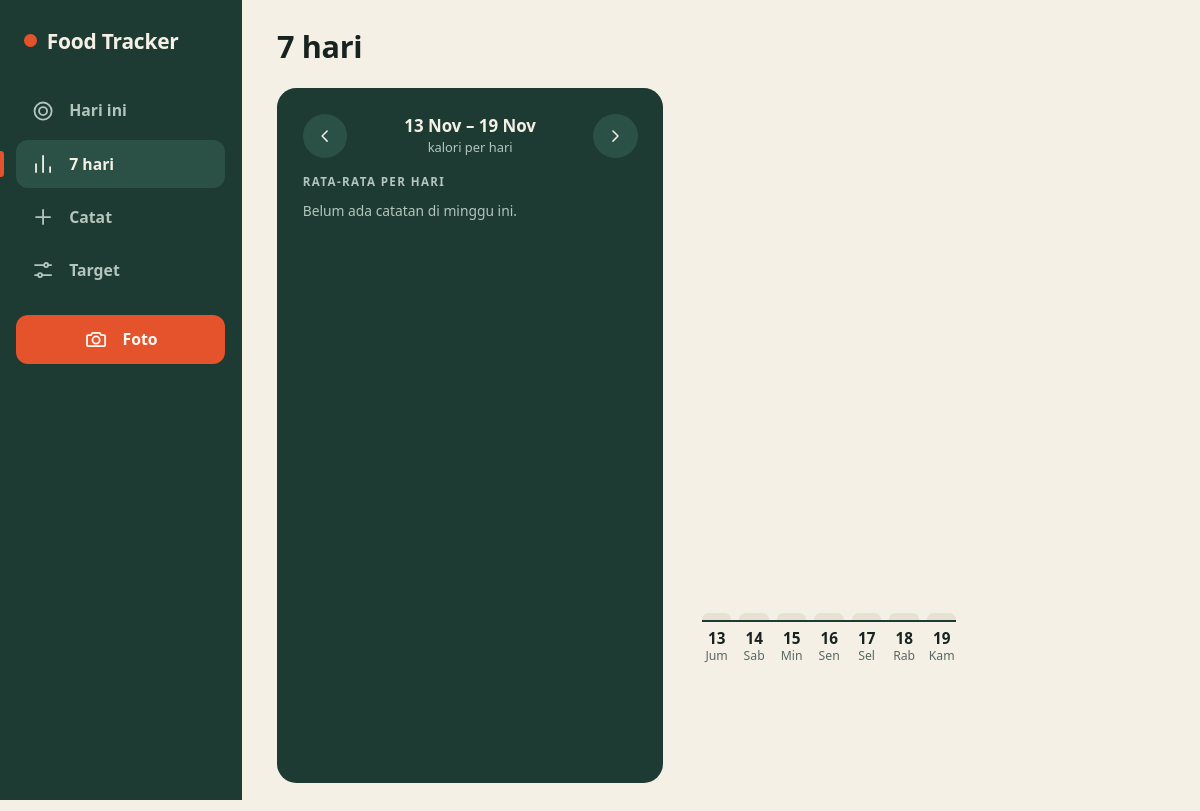
/week?end=2026-11-19, run on an earlier commit of the app's database.
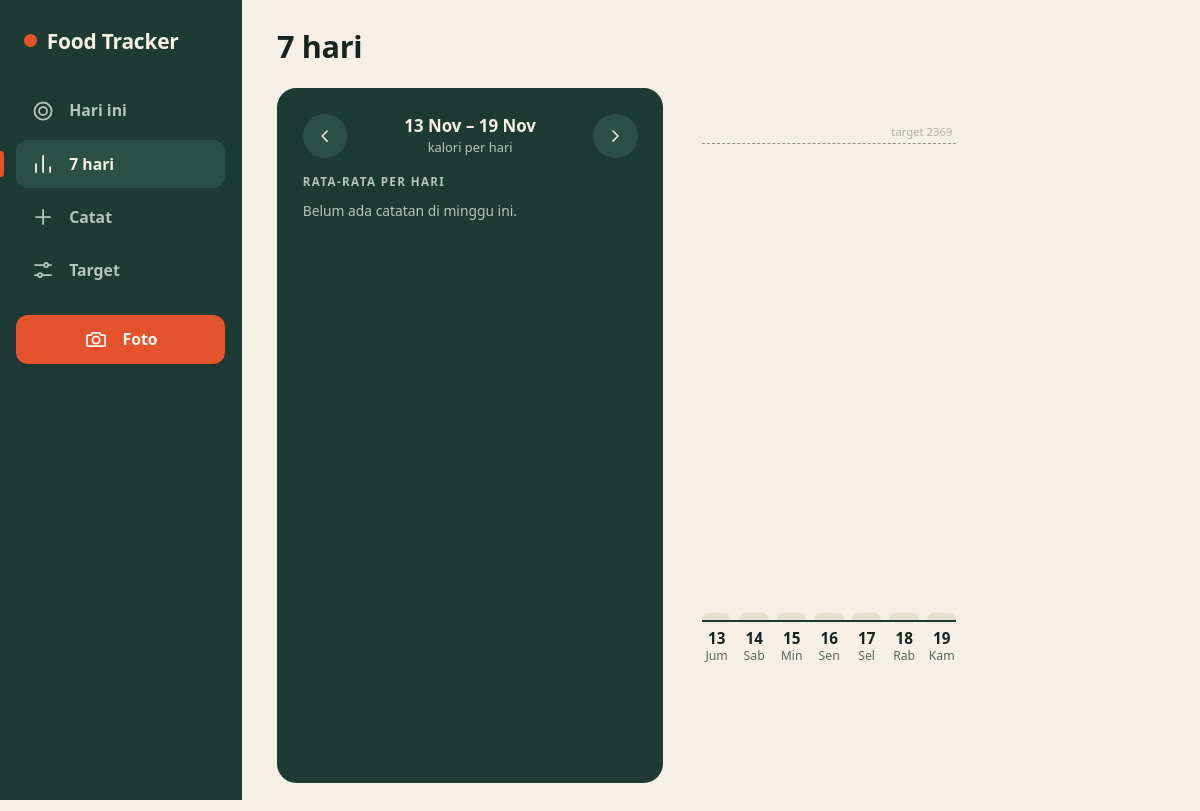
And on a later commit of the database.
### tables this page shows
CREATE TABLE targets (
            id INTEGER PRIMARY KEY CHECK (id = 1),
            kcal REAL NOT NULL, protein REAL NOT NULL, carbs REAL NOT NULL, fat REAL NOT NULL);

### main.py (the view)
@app.get("/week")
def week(request: Request, end: str = ""):
    last = parse_day(end)
    first = last - timedelta(days=6)
    with get_connection() as conn:
        rows = {r["day"]: r for r in conn.execute(DAILY_SQL, (first.isoformat(), last.isoformat()))}
        targets = get_targets(conn)
        akg = akg_for(get_profile(conn))
        micros = week_micros(conn, first, last, sorted(rows), akg)
    days = []
    for n in range(7):
        d = first + timedelta(days=n)
        r = rows.get(d.isoformat())
        days.append({"date": d, "logged": r is not None,
                     "kcal": r["kcal"] if r else 0.0})
    logged = [rows[k] for k in rows]
    avg = {key: (sum(r[key] for r in logged) / len(logged) if logged else 0)
           for key in ("kcal", "protein", "carbs", "fat")}
    scale = max([d["kcal"] for d in days] + [targets["kcal"] if targets else 0, 1]) * 1.1
    return templates.TemplateResponse(request, "week.html", {
        "page": "week", "days": days, "targets": targets, "avg": avg,
        "logged_days": len(logged), "scale": scale, "micros": micros, "akg": akg,
        "prev_end": last - timedelta(days=7), "next_end": last + timedelta(days=7),
    })

### templates/week.html (shortened to what this page needs)
{% extends "base.html" %}
{% from "_icons.html" import icon %}
{% block heading %}7 hari{% endblock %}
{% block content %}
  <div class="cols three">
  <section class="panel">
    <div class="daynav">
      <a href="/week?end={{ prev_end.isoformat() }}" aria-label="Minggu sebelumnya">{{ icon("left") }}</a>
      <div class="when"><b>{{ days[0].date|tgl("short") }} &ndash; {{ days[-1].date|tgl("short") }}</b><span>kalori per hari</span></div>
      <a href="/week?end={{ next_end.isoformat() }}" aria-label="Minggu berikutnya">{{ icon("right") }}</a>
    </div>
    <h2 style="margin-top:1.1rem">Rata-rata per hari</h2>
    {% if logged_days %}
    <div class="stats">
      <div><small>Kalori</small><b>{{ "%.0f"|format(avg.kcal) }} <span>kcal</span></b></div>
      <div><small>Protein</small><b>{{ "%.0f"|format(avg.protein) }} <span>g</span></b></div>
      <div><small>Karbo</small><b>{{ "%.0f"|format(avg.carbs) }} <span>g</span></b></div>
      <div><small>Lemak</small><b>{{ "%.0f"|format(avg.fat) }} <span>g</span></b></div>
    </div>
    <p class="hint">{{ logged_days }} hari tercatat. Hari tanpa catatan tidak dihitung, supaya rata-rata tidak turun palsu.</p>
    {% else %}
    <p class="sub">Belum ada catatan di minggu ini.</p>
    {% endif %}
  </section>
  <div>
    <div class="chart">
      {% if targets %}<div class="goal-line" style="bottom:{{ 100 * targets.kcal / scale }}%"><span>target {{ "%.0f"|format(targets.kcal) }}</span></div>{% endif %}
      {% for d in days %}
      <a class="col {% if not d.logged %}none{% elif targets and d.kcal > targets.kcal %}over{% endif %}" href="/?day={{ d.date.isoformat() }}" aria-label="{{ d.date|tgl('short') }}: {{ '%.0f'|format(d.kcal) }} kcal">
        <i style="height:{{ [100 * d.kcal / scale, 1.5]|max }}%"></i>
      </a>
      {% endfor %}
    </div>
    <div class="days">{% for d in days %}<a href="/?day={{ d.date.isoformat() }}"><b>{{ d.date.day }}</b>{{ d.date|hari(true) }}</a>{% endfor %}</div>
  </div>
  </div>
{% endblock %}

What changed in the data, as far as the page shows it:
added targets: kcal "2369"
Also different on the page:
text now shown: "target"
